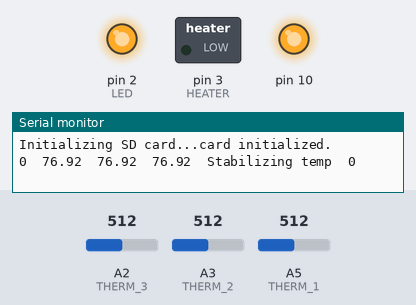
A sketch run on a simulated Arduino Uno, built with avr-gcc and run on an emulated ATmega328P. On the bench: switched loads named in the sketch (green lamp = pin HIGH), output pins drawn as LEDs (lit = HIGH), the last lines printed to the serial monitor. The inputs (shaded band) are chosen by the test bench; at power-on: A3 (THERM_2) = 512, A2 (THERM_3) = 512, A5 (THERM_1) = 512. Storage starts empty.

Above: at 1.2 s.
1.3 s: A3 (THERM_2) set to 764
3.5 s: A3 (THERM_2) set to 789
At 5.5 s:
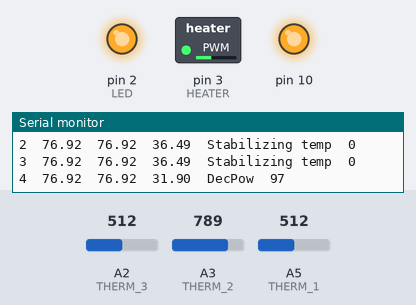
6.5 s: A2 (THERM_3) set to 730
8.3 s: A2 (THERM_3) set to 746
At 8.9 s:
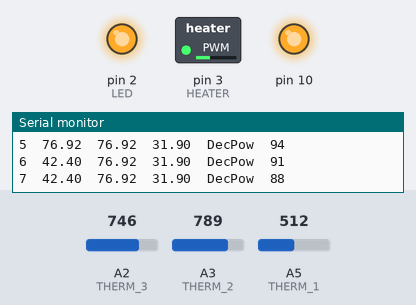
Timing chart, 0 to 11.3 s (numbered marks = the images above; inputs shaded):
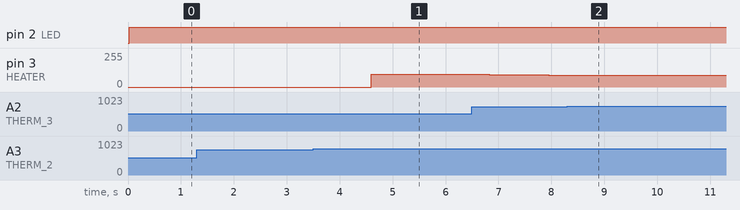

The sketch:

Uno_Transparent_Ice_V7.ino
```cpp
#include <SPI.h>
#include <SD.h>

// Project Four - Heat maker
//
#define LED 2 //connect LED to digital pin2
#define HEATER 3
#define THERM_1 A5   // In the middle of the cup
#define THERM_2 A3   // At the bottom of the cup
#define THERM_3 A2   // At the heatsink of the cup

#define THERMISTORNOMINAL 10000   // resistance at 25 degrees C
#define TEMPERATURENOMINAL 25     // temp. for nominal resistance (almost always 25 C)
#define NUMSAMPLES 10              // Filter
#define BCOEFFICIENT 3950         // The beta coefficient of the thermistor (usually 3000-4000)
#define SERIESRESISTOR 10000      // the value of the 'other' resistor
#define TOLERANCE .1

const int chipSelect = 4;
const float maxFreqVal = 80.0;

unsigned long startTime;
int volatileTemp = 0;
bool endState = false;
int therm1Samp[NUMSAMPLES];
int therm2Samp[NUMSAMPLES];
int therm3Samp[NUMSAMPLES];
bool initialPreFreezeState = false;
float* focusedProbeTemp;
float* prevFocusedProbeTemp;

void setup()
{
  pinMode(10, OUTPUT);
  digitalWrite(10, HIGH);

  pinMode(HEATER, OUTPUT);
  pinMode(LED, OUTPUT);
  Serial.begin(9600);

  // Start up the library
  // Setup SD Card for datalogging.
  Serial.print("Initializing SD card...");
  if (!SD.begin(chipSelect)) {
    Serial.println("Card failed, or not present");
    // don't do anything more:
    return;
  }
  Serial.println("card initialized.");

  // Start up the library
  analogReference(EXTERNAL);
}

void loop()
{
  float middleTherm_1 = 0.0;
  float bottomTherm_2 = 0.0;
  float heatSinkTherm_3 = 0.0;
  uint8_t i;
  float therm1Avg = 0.0;
  float therm2Avg = 0.0;
  float therm3Avg = 0.0;
  bool therm1Bool = false;
  bool therm2Bool = false;
  bool therm3Bool = false;
  String dataString = "";
  String tempStatus = "";

  //// Turn on LED
  digitalWrite(LED, HIGH);

  // Sampling
  for (i = 0; i < NUMSAMPLES; i++) {
    therm1Samp[i] = analogRead(THERM_1);
    therm2Samp[i] = analogRead(THERM_2);
    therm3Samp[i] = analogRead(THERM_3);
    delay(10);
  }

  therm1Avg = avgArray(therm1Samp);
  therm2Avg = avgArray(therm2Samp);
  therm3Avg = avgArray(therm3Samp);

  // Convert value to thermistor resistance
  therm1Avg = valToThermRes(therm1Avg);
  therm2Avg = valToThermRes(therm2Avg);
  therm3Avg = valToThermRes(therm3Avg);

  // Convert average thermal resistance to temperature (F)
  middleTherm_1 = resToFahren(therm1Avg);
  bottomTherm_2 = resToFahren(therm2Avg);
  heatSinkTherm_3 = resToFahren(therm3Avg);

  ////
  ////  Heater logic

  // Beginning initialization state of the freezing process.
  // Cool container down to 33.0 F from variable intial temp.
  if (!initialPreFreezeState && bottomTherm_2 >= 34.0) {
    analogWrite(HEATER, 0);
    tempStatus = "Stabilizing temp";
  } else if (!initialPreFreezeState && bottomTherm_2 < 34.0) {
    initialPreFreezeState = true;
    startTime = millis();
    focusedProbeTemp = &heatSinkTherm_3;
    volatileTemp = 100;  // Beginning at approx. 28%
  }

  if (initialPreFreezeState && !endState) {
    if ((*focusedProbeTemp >= 41.0) && (*focusedProbeTemp <= 39.0)) {
      tempStatus = "Stable";
    } else if (*focusedProbeTemp < 39.0) {
      volatileTemp += 3; // increasing heat gen. power level by 1%
      tempStatus = "IncPow";
    } else if (*focusedProbeTemp > 41.0) {
      volatileTemp -= 3; // Decreasing heat gen. power level by 1%
      tempStatus = "DecPow";
    }

    if (bottomTherm_2 < 31.5 && middleTherm_1 < 31.5) {
      endState = true;
    }
  }

  // Measuring in 3 minute intervals
  if (((millis() - startTime) >= 180000) && endState) {
    volatileTemp--;
    startTime = millis();
  }

  if (volatileTemp > 255) {
    volatileTemp = 255;
  } else if (volatileTemp < 0) {
    volatileTemp = 0;
  }

  analogWrite(HEATER, volatileTemp);

  //// SD Card datalogging
  // Create data string for heatSink, middleTherm_1, and bottomTherm_2
  dataString += String(millis()/1000);
  dataString += "\t";
  dataString += String(heatSinkTherm_3);
  dataString += "\t";
  dataString += String(middleTherm_1);
  dataString += "\t";
  dataString += String(bottomTherm_2);
  dataString += "\t";
  dataString += tempStatus;
  dataString += "\t";
  dataString += volatileTemp;

    // Open file and write to it.
  File dataFile = SD.open("malog.txt", FILE_WRITE);

  if (dataFile) {
    dataFile.println(dataString);
    dataFile.close();
    Serial.println(dataString);
  } else {
    Serial.println("error opening malog.txt");
  }
  delay(1000);
}

void printArray(int data[]) {
  for(int i = 0; i < NUMSAMPLES; i++) {
      Serial.print(String(resToFahren(valToThermRes(data[i]))));
      Serial.print(", ");
  }
  Serial.println();
}

bool tempWithinTol(int data[]) {
  // Average samples
  float dataAvg = resToFahren(valToThermRes(avgArray(data)));
  float stdDevVal = stdDev(data, dataAvg);
  Serial.print("Std dev: ");
  Serial.println(stdDevVal);

  if (stdDevVal > TOLERANCE) {
    return false;
  } else {
    return true;
  }
}

float stdDev(int data[], float mean) {
  float stdDevRes = 0.0;
  for (int i = 0; i < NUMSAMPLES; i++) {
    stdDevRes += sq(resToFahren(valToThermRes(data[i])) - mean);
  }
  stdDevRes /= NUMSAMPLES;
  stdDevRes = sqrt(stdDevRes);
  return stdDevRes;
}

float avgArray(int data[]) {
  // Average samples
  float dataAvg = 0;
  for (int i = 0; i < NUMSAMPLES; i++) {
    dataAvg += data[i];
  }
  dataAvg /= NUMSAMPLES;
  return dataAvg;
}

float valToThermRes(float value) {
  float result = SERIESRESISTOR / (1023 / value - 1);
  return result;
}

float resToFahren(float resistance) {
  float steinhart = 0.0;
  steinhart = resistance / THERMISTORNOMINAL;        // (R/Ro)
  steinhart = log(steinhart);                        // ln(R/Ro)
  steinhart /= BCOEFFICIENT;                         // 1/B * ln(R/Ro)
  steinhart += 1.0 / (TEMPERATURENOMINAL + 273.15);  // + (1/To)
  steinhart = 1.0 / steinhart;                       // Invert
  steinhart -= 273.15;                               // convert to C
  steinhart *= 9.0 / 5;                              // In Fahrenheight
  steinhart += 32;

  return steinhart;
}
```

Measured:
- the behaviour switches between 777 and 778 on A3 (THERM_2) (found by bisection; images 0 and 1)
- after the input at 3.5 s, pin 3 (HEATER): 0/255 → 97/255 after 1.1 s, → 94/255 1.1 s later
- after the input at 8.3 s, pin 3 (HEATER): stays 88/255 (without the input it goes to 85/255 after 0.76 s)
